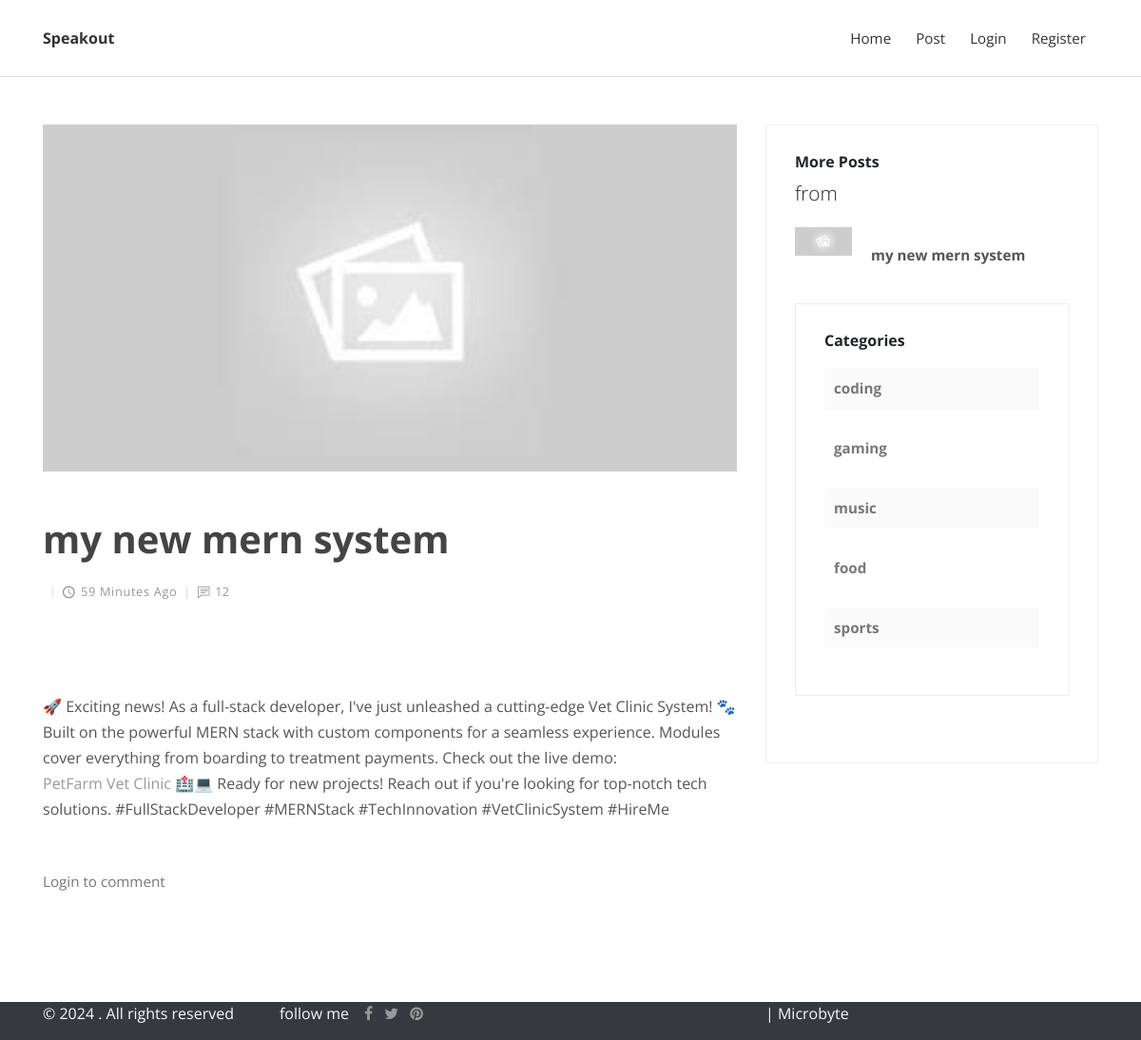
Screenshot of /post/view_post/1/my-new-mern-system with the database file from the repository.
### post/models.py (models this page shows, shortened)
class Post(models.Model):
    id = models.AutoField(primary_key=True)
    title = models.CharField(blank=False, max_length=250)
    slug = AutoSlugField(populate_from='title')
    post_category = models.ForeignKey(Category, blank=False, on_delete=models.CASCADE)
    post_image = models.ImageField(default='post_image/df.jpeg', upload_to='post_image/')
    author = models.ForeignKey(User, blank=False, on_delete=models.CASCADE)
    post = RichTextField(blank=False)
    create_date = models.DateTimeField(auto_now_add=True)
    update_date = models.DateTimeField(auto_now_add=True)
    objects = models.Manager()

class Category(models.Model):
    id = models.AutoField(primary_key=True)
    category = models.CharField(blank=False, max_length=50)
    create_date = models.DateTimeField(auto_now_add=True)
    update_date = models.DateTimeField(auto_now_add=True)
    objects = models.Manager()
    class Meta:
        verbose_name_plural = "categories"

### home/views.py (the view)
# urls.py: path('view_post/<int:id>/<slug:slug>', views.view_post, name='view_post' ),
def view_post(request, id, slug):
    post = get_object_or_404(Post, pk=id)
    latest_posts = Post.objects.filter(author=post.author).order_by('-create_date')[:6]
    categories = Category.objects.all()
    comments = Comment.objects.filter(post=id)
    if request.method == "POST":
        back = request.POST.get('url')
        form = CommentForm(request.POST)
        content = request.POST.get('comment')
        if form.is_valid():
            comment = Comment.objects.create(user = request.user, post = post, comment = content)
            comment.save()
            messages.info(request, "Comment Added successfully!")
            return redirect(back)
    else:
        form = CommentForm()
    context={
        'post': post,
        'latest_posts': latest_posts,
        'categories': categories,
        'form': form,
        'comments': comments
    }
    return render(request, 'view_post.html', context)

### templates/view_post.html (shortened to what this page needs)
{% extends 'base.html' %}
{% load humanize %}
{%load crispy_forms_tags%}
{% block content %}
<div class="row">
         <main class="post blog-post col-lg-8">
          <div class="container">
            <div class="post-single">
              <div class="post-thumbnail"><img src="{{post.post_image.url}}" alt="..." class="img-fluid"></div>
              <div class="post-details">
                <div class="post-meta d-flex justify-content-between">
                </div>
                <h1>{{post.title}}<a href="#"></a></h1>
                <div class="post-footer d-flex align-items-center flex-column flex-sm-row"><a href="#" class="author d-flex align-items-center flex-wrap">
                    <div class="title"></div></a>
                  <div class="d-flex align-items-center flex-wrap">
                    <div class="date"><i class="icon-clock"></i>{{post.create_date|naturaltime}}</div>
                    <div class="comments meta-last"><i class="icon-comment"></i>12</div>
                  </div>
                </div>
                <div class="post-body">
                  <p class="lead">{{post.post|safe}}</p>
                </div>
                <div class="add-comment">
                  {% if user.is_authenticated %}
                  {% if user.id != post.author.id %}
                  <header>
                    <h3 class="h6">Leave a comment</h3>
                  </header>
                  <form class="commenting-form" method="post">
                  {% csrf_token %}
                    <div class="row">
                      <input name="url" type="hidden" value="{{request.get_full_path}}">
                      <div class="form-group col-md-12">
                        {{form|crispy}}
                      </div>
                      <div class="form-group col-md-12">
                        <button type="submit" class="btn btn-secondary">Submit Comment</button>
                      </div>
                    </div>
                  </form>
                  {% endif %}
                  {% else %}
                    <p>Login to comment</p>
                  {% endif %}
                </div>
              </div>
            </div>
          </div>
        </main>
        <aside class="col-lg-4">
          <div class="widget latest-posts">
            <header>
              <h3 class="h6">More Posts</h3>
              <p class="lead">from {{user.get_full_name}}</p>
            </header>
            <div class="blog-posts"><a href="#">
                {% for lp in latest_posts %}
                <div class="item d-flex align-items-center">
                  <div class="image"><img src="{{lp.post_image.url}}" alt="..." class="img-fluid"></div>
                  <div class="title">
                  <a href="{% url 'view_post' lp.id lp.slug %}"><strong>{{lp.title}}</strong></a>
                  </div>
                </div>
                {% endfor %}
          </div>
          <div class="widget categories">
            <header>
              <h3 class="h6">Categories</h3>
            </header>
            {% for category in categories %}
              <div class="item d-flex"><a href="{% url 'category' category.id %}">{{category.category}}</a></div>
            {% endfor %}
          </div>
        </aside>
      </div>
{% endblock %}
{% block footer %}
{% include 'incs/footer.html' %}
{% endblock  %}

### static/css/style.default.css (style rules this page uses)
body { overflow-x: hidden; }
strong { font-weight: 700; }
a, i, span { display: inline-block; text-decoration: none; -webkit-transition: all 0.3s; transition: all 0.3s; }
main, aside { padding: 50px 0 100px; }
.widget { margin-bottom: 40px; padding: 30px; border: 1px solid #eee; }
.widget header { margin-bottom: 20px; }
i[class*="icon-"] { -webkit-transform: translateY(3px); transform: translateY(3px); }
h1, h2, h3, h4, h5, h6 { margin-bottom: 15px; }
.post-meta { margin: 10px 0; font-size: 0.8em; }
.post p:not(.lead) { font-weight: 400; color: #777; font-size: 0.95em; }
.post a { text-decoration: none; }
.post .date { letter-spacing: 0.05em; font-weight: 400; text-transform: uppercase; color: #aaa; }
.post .title, .post .date, .post .comments, .post .views { font-weight: 400; color: #999; text-transform: capitalize; }
.post .title i, .post .date i, .post .comments i, .post .views i { margin-right: 5px; font-size: 1.1em; }
.post .title::after, .post .date::after, .post .comments::after, .post .views::after { content: '|'; display: inline-block; margin: 0 7px; font-size: 0.9em; color: #ccc; }
.post .meta-last::after { display: none; }
.widget.latest-posts a { display: block; color: #555; text-decoration: none; }
.widget.latest-posts .image { min-width: 60px; max-width: 60px; height: 60px; overflow: hidden; margin-right: 20px; }
.widget.latest-posts .item { margin-bottom: 20px; }
.widget.latest-posts strong { font-size: 0.95em; display: block; line-height: 1em; }
.widget.categories .item { background: #fafafa; padding: 10px; color: #777; font-weight: 700; }
.widget.categories .item:nth-of-type(2n+2) { background: none; }
.widget.categories .item a { color: inherit; font-size: 0.95em; }
.blog-post { padding-left: 0; padding-right: 0; }
.blog-post .post-footer { font-size: 0.8em; }
.blog-post .post-thumbnail img { width: 100%; margin-bottom: 10px; }
.blog-post h1 { color: #444; line-height: 1.1em; }
.blog-post .post-footer { margin-top: 20px; }
.blog-post .post-body { margin-top: 40px; }
.blog-post .post-body p { margin-bottom: 30px; }
.blog-post .post-body p:not(.lead) { font-size: 1em; line-height: 1.7em; color: #555; }
.blog-post .add-comment { margin-top: 50px; }
body { font-family: "Open Sans", sans-serif; font-size: 1rem; font-weight: normal; line-height: 1.5; color: #212529; background-color: #fff; }
a { color: #999; text-decoration: none; }
h1, h2, h3, h4, h5, h6, .h1, .h2, .h3, .h4, .h5, .h6 { margin-bottom: 0.5rem; font-family: inherit; font-weight: 700; line-height: 1.1; color: inherit; }
h1, .h1 { font-size: 2.5rem; }
h3, .h3 { font-size: 1.75rem; }
h6, .h6 { font-size: 1rem; }
.lead { font-size: 1.3rem; font-weight: 300; }

### static/css/custom.css (style rules this page uses)
.post-thumbnail { min-height: 200px; }

### rows the page displays
Post: post_image (picture), title "my new mern system", create_date "59 Minutes Ago", post "🚀 Exciting news! As a full-stack developer, I've just unleashed a cutting-edge Vet Clinic System! 🐾 Built on the powerful MERN stack with custom components for a seamless experience. Modules cover everything from boarding to treatment payments. Check out the live demo: PetFarm Vet Clinic 🏥💻 Ready for new projects! Reach out if you're looking for top-notch tech solutions. #FullStackDeveloper #MERNStack #TechInnovation #VetClinicSystem #HireMe"
Category: category "coding"
Category: category "gaming"
Category: category "music"
Category: category "food"
Category: category "sports"
